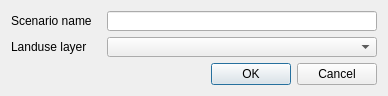
<?xml version="1.0" encoding="UTF-8"?>
<ui version="4.0">
 <class>Dialog</class>
 <widget class="QDialog" name="Dialog">
  <property name="geometry">
   <rect>
    <x>0</x>
    <y>0</y>
    <width>388</width>
    <height>95</height>
   </rect>
  </property>
  <property name="windowTitle">
   <string>Create new scenario from landuse</string>
  </property>
  <layout class="QGridLayout" name="gridLayout">
   <item row="2" column="1">
    <widget class="QDialogButtonBox" name="buttonBox">
     <property name="orientation">
      <enum>Qt::Horizontal</enum>
     </property>
     <property name="standardButtons">
      <set>QDialogButtonBox::Cancel|QDialogButtonBox::Ok</set>
     </property>
    </widget>
   </item>
   <item row="1" column="0">
    <widget class="QLabel" name="label_4">
     <property name="minimumSize">
      <size>
       <width>90</width>
       <height>0</height>
      </size>
     </property>
     <property name="maximumSize">
      <size>
       <width>100</width>
       <height>16777215</height>
      </size>
     </property>
     <property name="text">
      <string>Landuse layer</string>
     </property>
     <property name="scaledContents">
      <bool>true</bool>
     </property>
    </widget>
   </item>
   <item row="1" column="1">
    <widget class="QComboBox" name="scLanduseCombo">
     <property name="minimumSize">
      <size>
       <width>0</width>
       <height>20</height>
      </size>
     </property>
     <property name="maximumSize">
      <size>
       <width>16777215</width>
       <height>20</height>
      </size>
     </property>
    </widget>
   </item>
   <item row="0" column="0">
    <widget class="QLabel" name="label_2">
     <property name="minimumSize">
      <size>
       <width>90</width>
       <height>0</height>
      </size>
     </property>
     <property name="maximumSize">
      <size>
       <width>100</width>
       <height>16777215</height>
      </size>
     </property>
     <property name="text">
      <string>Scenario name</string>
     </property>
     <property name="scaledContents">
      <bool>true</bool>
     </property>
    </widget>
   </item>
   <item row="0" column="1">
    <widget class="QLineEdit" name="scName">
     <property name="minimumSize">
      <size>
       <width>200</width>
       <height>20</height>
      </size>
     </property>
     <property name="maximumSize">
      <size>
       <width>16777215</width>
       <height>20</height>
      </size>
     </property>
    </widget>
   </item>
  </layout>
 </widget>
 <resources/>
 <connections>
  <connection>
   <sender>buttonBox</sender>
   <signal>accepted()</signal>
   <receiver>Dialog</receiver>
   <slot>accept()</slot>
   <hints>
    <hint type="sourcelabel">
     <x>248</x>
     <y>254</y>
    </hint>
    <hint type="destinationlabel">
     <x>157</x>
     <y>274</y>
    </hint>
   </hints>
  </connection>
  <connection>
   <sender>buttonBox</sender>
   <signal>rejected()</signal>
   <receiver>Dialog</receiver>
   <slot>reject()</slot>
   <hints>
    <hint type="sourcelabel">
     <x>316</x>
     <y>260</y>
    </hint>
    <hint type="destinationlabel">
     <x>286</x>
     <y>274</y>
    </hint>
   </hints>
  </connection>
 </connections>
</ui>
